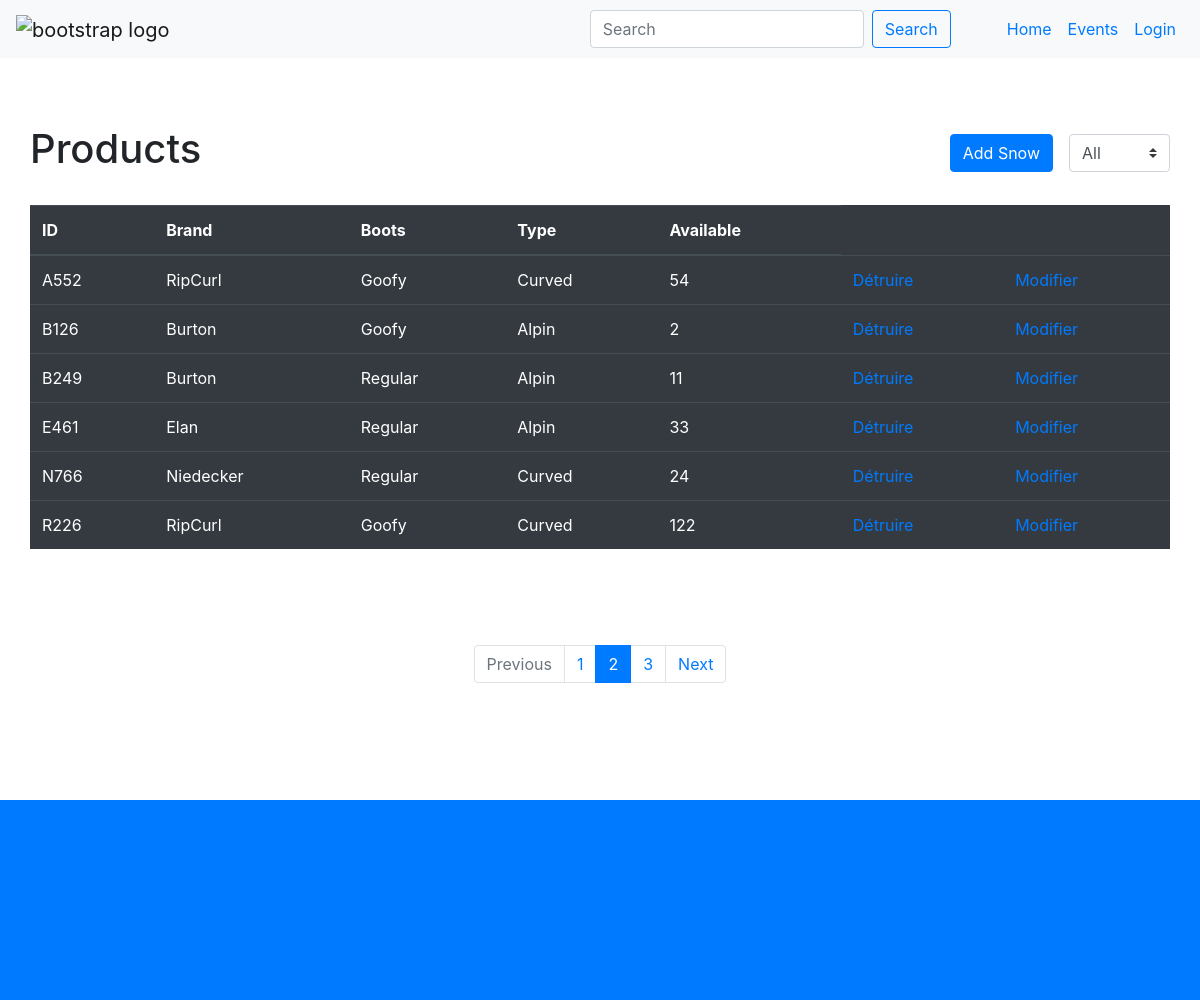
/Client/src/pages/products/products.php, run on the app's committed database.
### tables this page shows
CREATE TABLE IF NOT EXISTS `snows` (
  `idSnow` varchar(10) NOT NULL,
  `Marque` varchar(20) DEFAULT NULL,
  `Boots` varchar(20) DEFAULT NULL,
  `Type` varchar(20) DEFAULT NULL,
  `Disponibilite` int(4) DEFAULT NULL,
  PRIMARY KEY (`idSnow`)
);

### Client/src/model/db.php (called while the page is built, shortened)
<?php
class DB
{
    private static $connection = null;
    public function connect()
    {
        if (self::$connection == null) {
            try {
                $port = $_ENV['MYSQL_PORT'];
                $hostName = $_ENV['MYSQL_HOSTNAME'];
                $databaseName = $_ENV['MYSQL_DATABASE'];
                $userName = $_ENV['MYSQL_USER'];
                $userPassword = $_ENV['MYSQL_PASSWORD'];
                return new PDO('mysql:host=' . $hostName . ';dbname=' . $databaseName . ';port=' . $port, $userName, $userPassword);
            } catch (PDOException $exception) {
                echo 'Connection failed: ' . $exception->getMessage();
            }
        }
        return self::$connection;
    }
    public function executeQuery($query)
    {
        $queryResult = null;
        $dbConnexion = $this->connect();
        if ($dbConnexion != null) {
            $statement = $dbConnexion->prepare($query);
            $statement->execute();
            $queryResult = $statement->fetchAll();
        }
        return $queryResult;
    }
}

### Client/src/class/Snow.php (called while the page is built, shortened)
<?php
require_once dirname(__DIR__) . DIRECTORY_SEPARATOR . "model" . DIRECTORY_SEPARATOR . "db.php";
class Snow
{
    public function getSnows()
    {
        $sql = "SELECT * FROM snows order by idSnow";
        $db = new DB();
        return $db->executeQuery($sql);
    }
}

### Client/src/pages/products/products.php (the view, shortened to what this page needs)
<?php
require_once(dirname(__DIR__, 2) . DIRECTORY_SEPARATOR . "class" . DIRECTORY_SEPARATOR . "Snow.php");
?>
<div class="d-flex flex-column justify-content-center align-items-center vh-100">
    <div class="container px-0">
        <div class="d-flex justify-content-between align-items-center my-4 ">
            <h1>Products</h1>
            <div class="d-flex">
                <a class="mx-3" href="/addProduct">
                    <button type="button" class="btn btn-primary">Add Snow</button>
                </a>
                <div>
                    <select class="custom-select" id="inputGroupSelect01">
                        <?php
                        echo <<< EOT
                            <option selected>All</option>
                        EOT;
                        ?>
                    </select>
                </div>
            </div>
        </div>
    </div>
    <?php
    $db = new Snow();
    $snows = $db->getSnows();
    echo <<<EOT
        <table class="table table-dark container mb-5">
        <thead>
        <tr>
        <th>ID</th>
        <th>Brand</th>
        <th>Boots</th>
        <th>Type</th>
        <th>Available</th>
        </tr>
        </thead>
        <tbody>
    EOT;
    foreach ($snows as $snow) {
        echo <<<EOT
            <tr>
            <td>$snow[idSnow]</td>
            <td>$snow[Marque]</td>
            <td>$snow[Boots]</td>
            <td>$snow[Type]</td>
            <td>$snow[Disponibilite]</td>
            <td><a href=deleteSnowActions/$snow[idSnow]>Détruire</a></td>
            <td><a href=updateProduct/$snow[idSnow]>Modifier</a></td>
            </tr>
        EOT;
    }
    echo <<<EOT
                </tbody>
                </table>
        EOT;
    ?>
    <div class="d-flex align-items-center justify-content-center mt-5">
        <ul class="pagination">
            <li class="page-item disabled">
                <a class="page-link" href="#" tabindex="-1" aria-disabled="true">Previous</a>
            </li>
            <li class="page-item"><a class="page-link" href="#">1</a></li>
            <li class="page-item active" aria-current="page">
                <a class="page-link" href="#">2 <span class="sr-only">(current)</span></a>
            </li>
            <li class="page-item"><a class="page-link" href="#">3</a></li>
            <li class="page-item">
                <a class="page-link" href="#">Next</a>
            </li>
        </ul>
    </div>
</div>
<?php
$content = ob_get_clean();
require(dirname(__DIR__, 2)  . DIRECTORY_SEPARATOR . "layout" . DIRECTORY_SEPARATOR . "layout.php");

### Client/src/layout/layout.php (shortened to what this page needs)
<!DOCTYPE html>
<html lang="en">
<head>
    <link rel="stylesheet" href="https://stackpath.bootstrapcdn.com/bootstrap/4.5.2/css/bootstrap.min.css"
>
    <link rel="stylesheet" href="./scss/index.css">
</head>
<nav class="navbar navbar-light bg-light fixed-top d-flex justify-content-between" id="nav">
    <a href="/" class="navbar-brand"><img
            src="https://www.google.com/images/branding/googlelogo/1x/googlelogo_color_272x92dp.png"
            alt="bootstrap logo" height="40"></a>
    <div class="d-flex justify-content-between ">
        <form class="form-inline mr-5">
            <input class="form-control mr-sm-2" type="search" placeholder="Search" aria-label="Search">
            <button class="btn btn-outline-primary my-2 my-sm-0" type="submit">Search</button>
        </form>
        <div class="d-flex flex-row">
            <a class="nav-link active p-2" href="/">Home <span class="sr-only"></span></a>
            <a class="nav-link active p-2" href="/events">Events <span class="sr-only"></span></a>
            <?php if (!isset($_SESSION['role'])) : ?>
            <a class="nav-link active p-2" href="/login">Login<span class="sr-only"></span></a>
            <?php endif; ?>
        </div>
    </div>
</nav>
<body>
    <?= $content ?>
    <footer style="height: 200px;">
        <div class="bg-primary h-100"></div>
    </footer>
</body>
</html>

### data on the page
snows: idSnow "A552", Marque "RipCurl", Boots "Goofy", Type "Curved", Disponibilite "54"
snows: idSnow "B126", Marque "Burton", Boots "Goofy", Type "Alpin", Disponibilite "2"
snows: idSnow "B249", Marque "Burton", Boots "Regular", Type "Alpin", Disponibilite "11"
snows: idSnow "E461", Marque "Elan", Boots "Regular", Type "Alpin", Disponibilite "33"
snows: idSnow "N766", Marque "Niedecker", Boots "Regular", Type "Curved", Disponibilite "24"
snows: idSnow "R226", Marque "RipCurl", Boots "Goofy", Type "Curved", Disponibilite "122"
